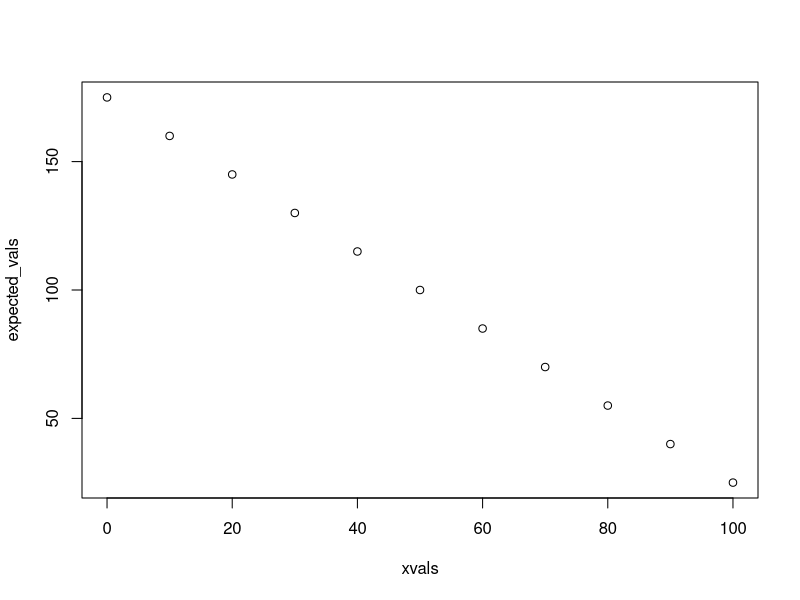
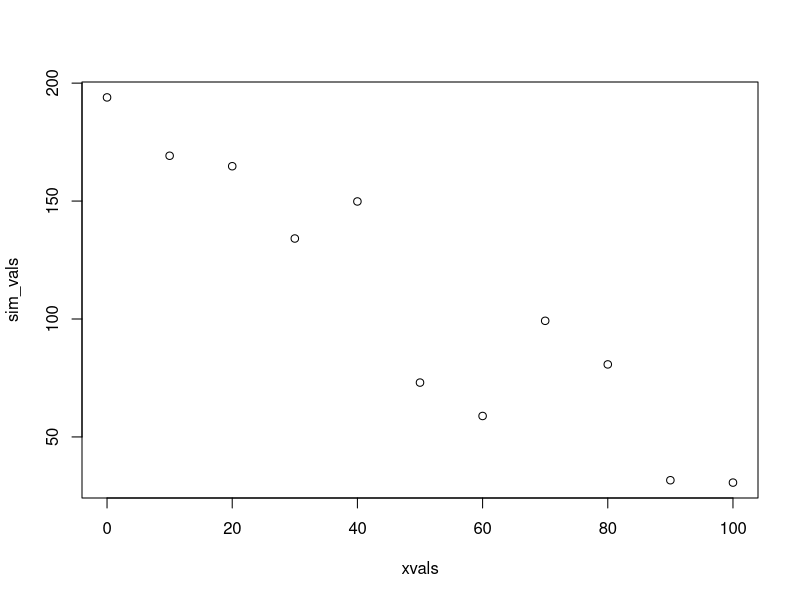
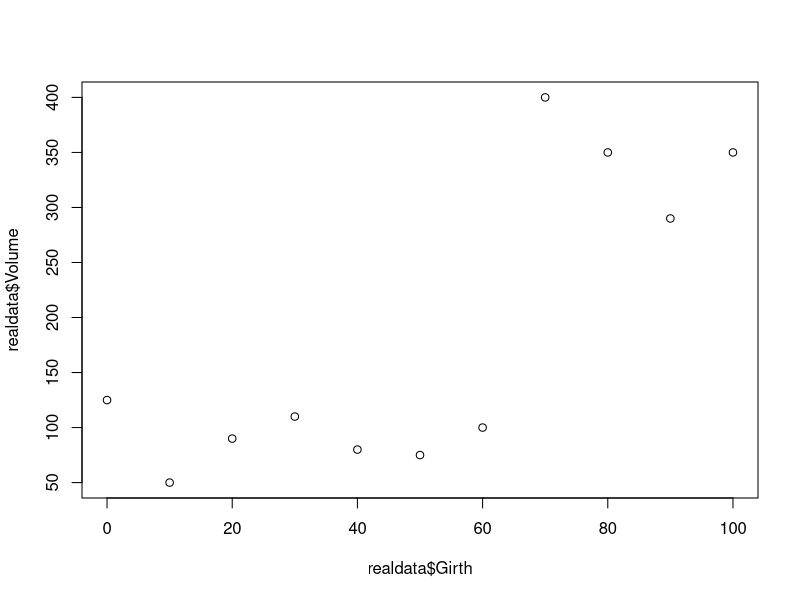
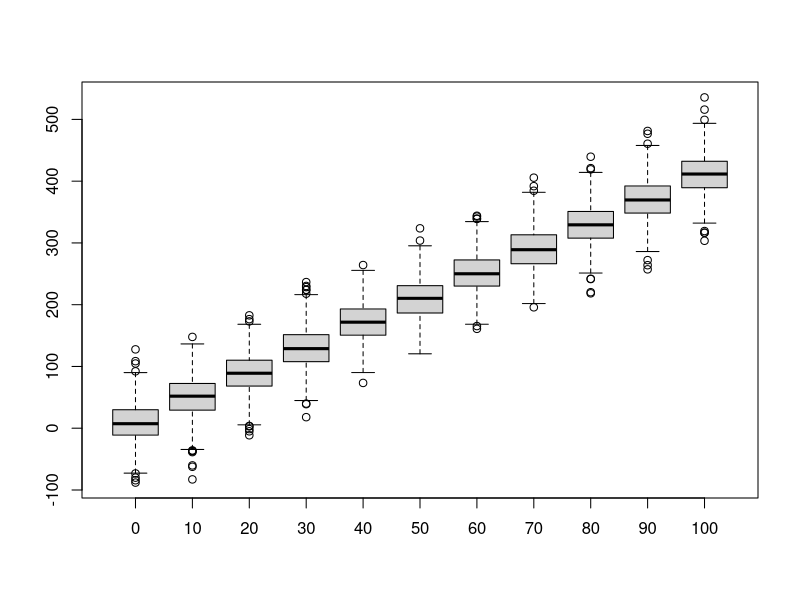
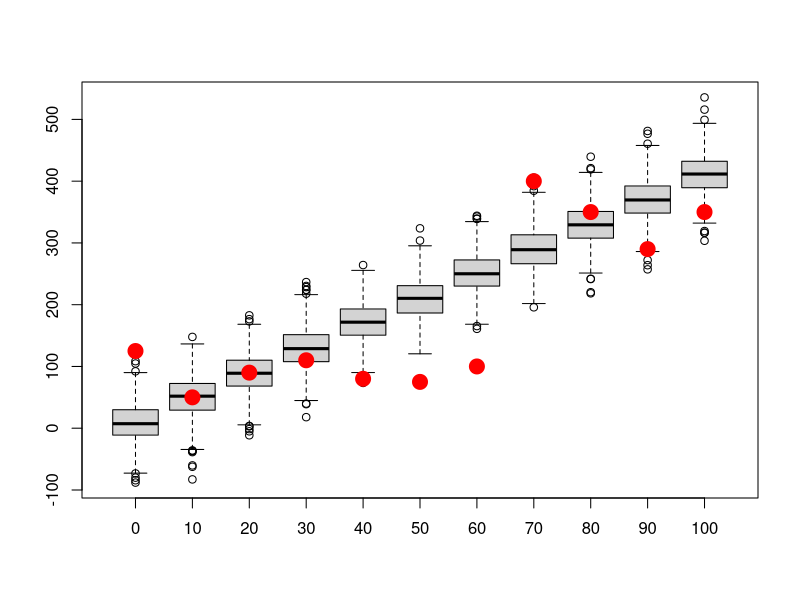
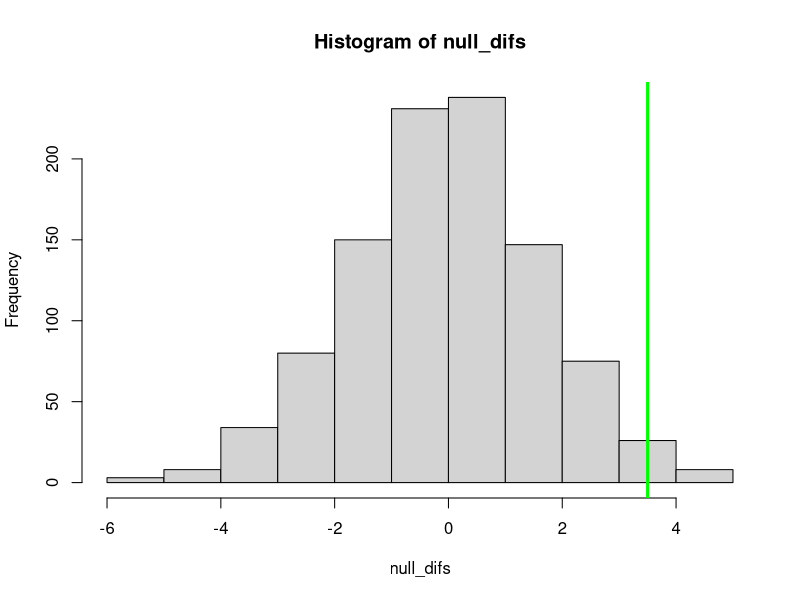

Generate these figures, in order, with R:

############################################################
####                                                    ####  
####  NRES 746, Lecture 3                               ####
####                                                    ####
####  Kevin Shoemaker                                   #### 
####  University of Nevada, Reno                        ####
####                                                    #### 
############################################################


############################################################
####  The virtual ecologist                             ####
####     Building data simulation models                ####
############################################################



###########
# Random number generators (a key component of data simulation models)

runif(1,0,25)   # draw random numbers from various probability distributions
rpois(1,3.4)
rnorm(1,22,5.4)


############
# SIMULATE DATA GENERATION: decompose into deterministic and stochastic components 

##########
# Deterministic component: define function for transforming a predictor variable into an expected response (linear regression)

    # Arguments:
      # x: vector of covariate values
      # a: the intercept of a linear relationship mapping the covariate to an expected response
      # b: the slope of a linear relationship mapping the covariate to an expected response

deterministic_component <- function(x,a,b){
  linear <- a + b*x   # specify a deterministic, linear functional form
  return(linear)
}

xvals = seq(0,100,10)  # define the values of a hypothetical predictor variable (e.g., tree girth)

expected_vals <- deterministic_component(xvals,175,-1.5)   # use the deterministic component to determine the expected response (e.g., tree volume)
expected_vals

plot(xvals,expected_vals)   # plot out the relationship


##########
# Stochastic component: define a function for transforming an expected (deterministic) response and adding a layer of "noise" on top!

    # Arguments:
      # x: vector of expected responses
      # variance: variance of the "noise" component of your data simulation model

stochastic_component <- function(x,variance){     
  sd <- sqrt(variance)       # convert variance to standard deviation       
  stochvals <- rnorm(length(x),x,sd)       # add a layer of "noise" on top of the expected response values
  return(stochvals)
}

    ### Simulate stochastic data!!
sim_vals <- stochastic_component(expected_vals,variance=500)   # try it- run the function to add noise to your expected values. 

plot(xvals,sim_vals)     # plot it- it should look much more "noisy" now!

# ALTERNATIVELY:

sim_vals <- stochastic_component(deterministic_component(xvals,175,-1.5),500)    # stochastic "shell" surrounds a deterministic "core"    


############
# Goodness-of-fit test!


############
# Imagine you have the following "real" data (e.g., tree volumes). 

realdata <- data.frame(Volume=c(125,50,90,110,80,75,100,400,350,290,350),Girth=xvals)
plot(realdata$Girth,realdata$Volume)


#############
# Let's simulate many datasets from our hypothesized data generating model:

reps <- 1000    # specify number of replicate datasets to generate
samplesize <- nrow(realdata)    # define the number of data points we should generate for each simulation "experiment"
simresults <- array(0,dim=c(samplesize,reps))   # initialize a storage array for results 
for(i in 1:reps){       # for each independent simulation "experiment":
  exp_vals <- deterministic_component(realdata$Girth,a=10,b=4)          # simulate the expected tree volumes for each measured girth value
  sim_vals <- stochastic_component(exp_vals,1000)  # add stochastic noise
  simresults[,i] <- sim_vals   # store the simulated data for later
}

    # now make a boxplot of the results
boxplot(lapply(1:nrow(simresults), function(i) simresults[i,]),xaxt="n")    # (repeat) make a boxplot of the simulation results
axis(1,at=c(1:samplesize),labels=realdata$Girth)                          # add x axis labels 


#########
# Now overlay the "real" data

boxplot(lapply(1:nrow(simresults), function(i) simresults[i,]),xaxt="n")    # (repeat) make a boxplot of the simulation results
axis(1,at=c(1:samplesize),labels=realdata$Girth)                          # add x axis labels 
points(c(1:samplesize),realdata$Volume,pch=20,cex=3,col="red",xaxt="n")     # this time, overlay the "real" data 


###########
# Using data simulation to flesh out sampling distributions for frequentist inference 

    # e.g., the "brute force t test" example:

reps <- 1000                    # number of replicate samples to generate
null_difs <- numeric(reps)              # storage vector for the test statistic for each sample
for(i in 1:reps){
  sampleA <- rnorm(10,10,4)        # sample representing "groups" A and B under the null hypothesis
  sampleB <- rnorm(10,10,4)
  null_difs[i] <- mean(sampleA)-mean(sampleB)         # test statistic (model result)
}

hist(null_difs)           # plot out the sampling distribution
abline(v=3.5,col="green",lwd=3)


###############
# Power analysis example: designing a monitoring program for a rare species


   ### first, let's develop some helper functions:

########
# function for computing the number of observed/detected animals in a single survey

    # Arguments:
      # TrueN: true population abundance
      # surveyors: number of survey participants each day
      # days: survey duration, in days

NumObserved <- function(TrueN=1000,surveyors=1,days=3){
  probPerPersonDay <- 0.02      # define the probability of detection per person-days
  probPerDay <- 1-(1-probPerPersonDay)^surveyors      # define the probability of detection per day (multiple surveyors)
  probPerSurvey <- 1-(1-probPerDay)^days       # define the probability of detection for the entire survey
  nobs <- rbinom(1,size=TrueN,prob=probPerSurvey)     # simulate the number of animals detected!
  return(nobs)
}
NumObserved(TrueN=500,surveyors=2,days=7)   # test the new function


#########
# function for computing abundance dynamics of a declining population

    # Arguments:
      # LastYearAbund: true population abundance in the previous year
      # trend: proportional change in population size from last year

ThisYearAbund <- function(LastYearAbund=1000,trend=-0.03){
  CurAbund <- LastYearAbund + trend*LastYearAbund    # compute abundance this year
  CurAbund <- floor(CurAbund)  # can't have fractional individuals!
  return(CurAbund)
}
ThisYearAbund(LastYearAbund=500,trend=-0.03)    # test the new function


########
# develop a function for simulating monitoring data from a declining population

    # Arguments:
      # initabund: true initial population abundance
      # trend: proportional change in population size from last year
      # years: duration of simulation
      # observers: number of survey participants each day
      # days: survey duration, in days
      # survint: survey interval, in years (e.g., 2 means surveys are conducted every other year)

SimulateMonitoringData <- function(initabund=1000,trend=-0.03,years=25,observers=1,days=3,survint=2){
  prevabund <- initabund        # initialize "previous-year abundance" at initial abundance 
  detected <- numeric(years)     # set up storage variable
  for(y in 1:years){            # for each year of the simulation:
    thisAbund <- ThisYearAbund(prevabund,trend)             # compute the current abundance on the basis of the trend
    detected[y] <- NumObserved(thisAbund,observers,days)     # sample the current population using this monitoring scheme
    prevabund <- thisAbund   # set this years abundance as the previous years abundance (to set up the simulation for next year)
  }
  surveyed <- c(1:years)%%survint==0    # which years were surveys actually performed?
  detected[!surveyed] <- NA            # if the survey is not performed that year, return a missing value
  return(detected)       # return the number of individuals detected
}

SimulateMonitoringData(initabund=1000,trend=-0.03,years=25,observers=1,days=3,survint=2)    # test the new function


#########
# finally, develop a function for assessing whether or not a decline was detected:

    # Arguments:
      # monitoringData: simulated results from a long-term monitoring study
      # alpha: define acceptable type-I error rate (false positive rate)

IsDecline <- function(monitoringData,alpha=0.05){
  time <- 1:length(monitoringData)      # vector of survey years
  model <- lm(monitoringData~time)    # for now, let's use ordinary linear regression (perform linear regression on simulated monitoring data)
  p_value <- summary(model)$coefficients["time","Pr(>|t|)"]      # extract the p-value  
  isdecline <- ifelse(summary(model)$coefficients["time","Estimate"]<0,TRUE,FALSE)     # determine if the simulated monitoring data determined a "significant" decline
  sig_decline <- ifelse((p_value<=alpha)&(isdecline),TRUE,FALSE)    # if declining and significant trend, then the monitoring protocol successfully diagnosed a decline
  return(sig_decline)
}

IsDecline(monitoringData=c(10,20,NA,15,1),alpha=0.05)    # test the function


###########
# Lab exercise: develop a "power" function to return the statistical power to detect a decline under alternative monitoring schemes...

nreps <- 10000      # set number of replicate monitoring "experiments"
initabund <- 1000    # set initial population abundance.

GetPower <- function(observers=1,days=3,alpha=0.05,years=25,survint=2){
     # fill this in!
  return(Power)
}
